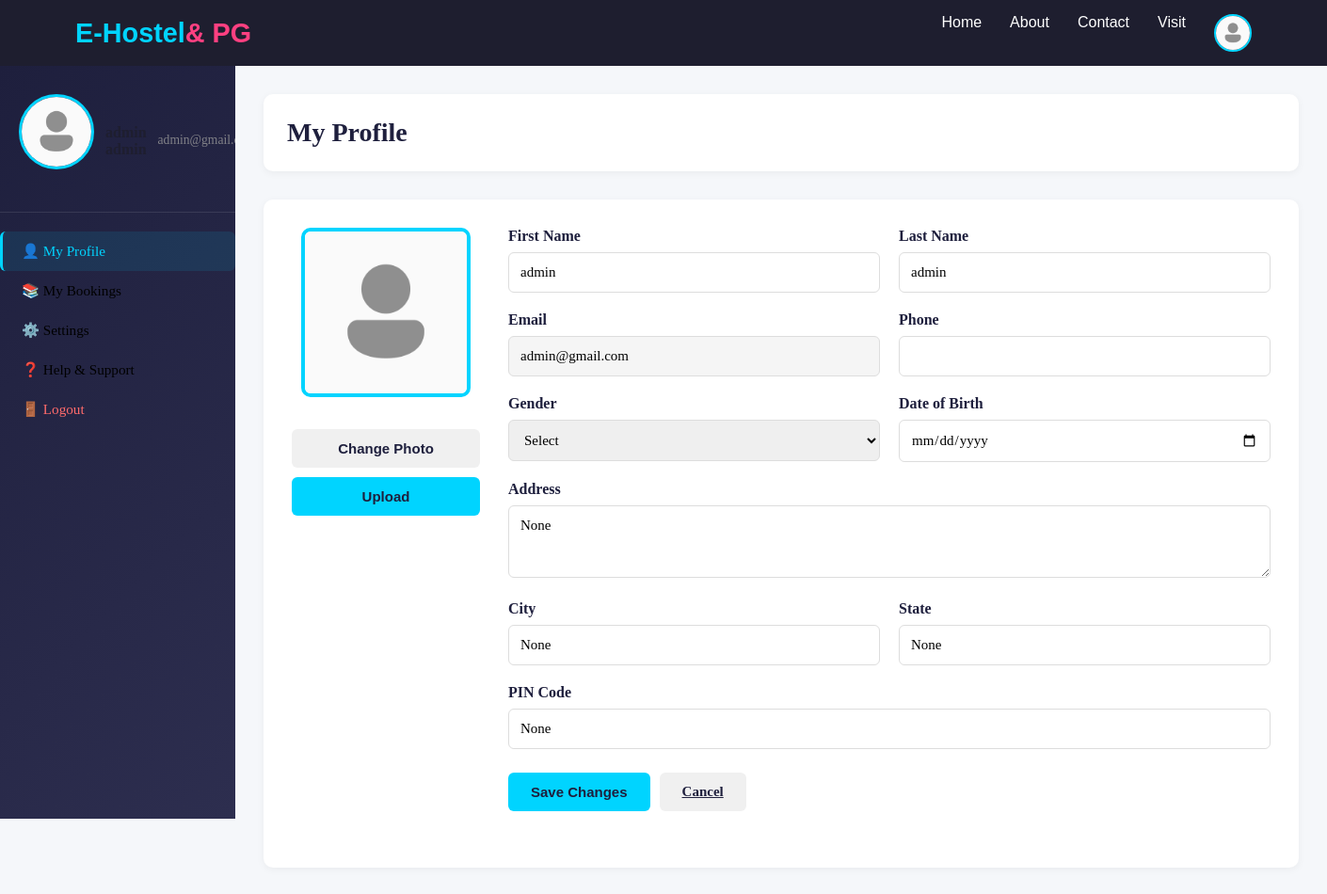
Before: /user/my-profile/ (signed in) with the older database file.
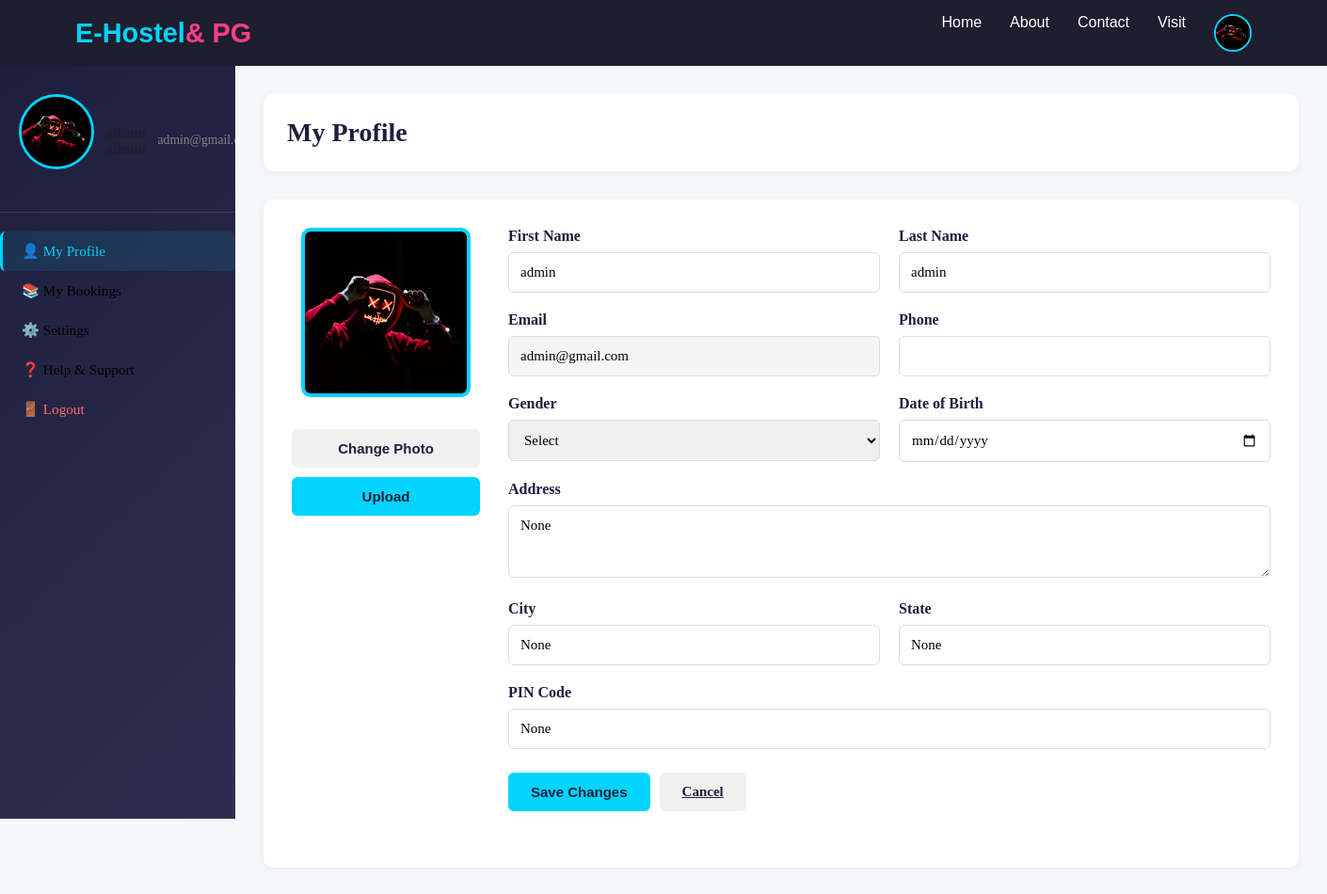
After: the same page with the newer database file.
### users/models.py (models this page shows, shortened)
class MyUser(AbstractBaseUser):
    email = models.EmailField(
        verbose_name="Email Address",
        max_length=255,
        unique=True,
    )
    username = models.CharField(max_length=50,unique=True)
    first_name = models.CharField(max_length=50)
    last_name = models.CharField(max_length=50)
    gender = models.CharField(max_length=30,blank=True,null=True, choices=[
        ('male','Male'),
        ('female','Female'),
    ])
    date_of_birth = models.DateField(blank=True, null=True)
    phone =  models.CharField(max_length=15,unique=True )
    profile_image = models.ImageField(upload_to='profile_images/', blank=True, null=True)
    is_owner = models.BooleanField(default=False)
    aadhar_card = models.CharField(max_length=20, unique=True, blank=True, null=True)
    address = models.TextField(blank=True, null=True)
    city = models.CharField(max_length=100, blank=True, null=True)
    state = models.CharField(max_length=100, blank=True, null=True)
    pin_code = models.CharField(max_length=10, blank=True, null=True)
    date_joined = models.DateTimeField(auto_now_add=True,blank=True)
    last_login = models.DateTimeField(auto_now_add=True)
    is_admin = models.BooleanField(default=False)
    is_staff = models.BooleanField(default=False)
    is_active = models.BooleanField(default=False)
    is_superadmin = models.BooleanField(default=False)
    objects = MyUserManager()
    USERNAME_FIELD = "email"
    REQUIRED_FIELDS = ["username","first_name", "last_name", "date_of_birth"]

### users/views.py (the view, shortened to what this page needs)
# urls.py: path('my-profile/', views.my_profile, name='my_profile'),
def my_profile(request):
    if not request.user.is_authenticated:
        return redirect('user_login')
    user = request.user
    context = {'user_obj': user, 'page': 'profile'}
    return render(request, 'users/dashboard/my_profile.html', context)

### users/context_processors.py (called while the page is built)
def booking_counts(request):
    pending = 0
    confirmed = 0
    user = getattr(request, 'user', None)
    if user and user.is_authenticated:
        pending = Booking.objects.filter(tenant=user, status='pending').count()
        confirmed = Booking.objects.filter(tenant=user, status='confirmed').count()
    return {
        'pending_bookings_count': pending,
        'confirmed_bookings_count': confirmed,
    }

### templates/users/dashboard/my_profile.html (shortened to what the changed rows need)
{% extends 'base.html' %}
{% load static %}
{% block content %}
<div class="dashboard-container">
  <aside class="sidebar">
    <div class="sidebar-header">
      {% if user_obj.profile_image %}
        <img src="{{ user_obj.profile_image.url }}" alt="Avatar" class="sidebar-avatar">
      {% else %}
        <img src="{% static 'images/user.png' %}" alt="Avatar" class="sidebar-avatar">
      {% endif %}
      <div class="sidebar-name">{{ user_obj.first_name }} {{ user_obj.last_name }}</div>
      <div class="sidebar-email">{{ user_obj.email }}</div>
    </div>
  </aside>
  <main class="main-content">
    <div class="content-header">
      <h2>My Profile</h2>
    </div>
    <div class="card">
      <div class="profile-section">
        <div class="profile-photo">
          {% if user_obj.profile_image %}
            <img id="profilePreview" src="{{ user_obj.profile_image.url }}" alt="Profile">
          {% else %}
            <img id="profilePreview" src="{% static 'images/user.png' %}" alt="Profile">
          {% endif %}
          <form method="post" enctype="multipart/form-data" id="photoForm" style="margin-top: 15px;">
            <button type="button" class="btn btn-secondary" style="width:100%; margin-bottom:10px;" onclick="document.getElementById('profileImageInput').click();">Change Photo</button>
            <button type="submit" form="photoForm" class="btn btn-primary" style="width:100%;">Upload</button>
          </form>
        </div>
        <div>
          <form method="post">
            <div class="form-row">
              <div class="form-group">
                <label>First Name</label>
                <input type="text" name="first_name" value="{{ user_obj.first_name }}" required>
              </div>
              <div class="form-group">
                <label>Last Name</label>
                <input type="text" name="last_name" value="{{ user_obj.last_name }}" required>
              </div>
            </div>
            <div class="form-row">
              <div class="form-group">
                <label>Email</label>
                <input type="email" value="{{ user_obj.email }}" readonly style="background: #f5f5f5;">
              </div>
            </div>
            <div class="form-row">
              <div class="form-group">
                <label>Date of Birth</label>
                <input type="date" name="date_of_birth" value="{{ user_obj.date_of_birth }}">
              </div>
            </div>
            <div class="form-group">
              <label>Address</label>
              <textarea name="address" rows="3">{{ user_obj.address }}</textarea>
            </div>
            <div class="form-row">
              <div class="form-group">
                <label>City</label>
                <input type="text" name="city" value="{{ user_obj.city }}">
              </div>
              <div class="form-group">
                <label>State</label>
                <input type="text" name="state" value="{{ user_obj.state }}">
              </div>
            </div>
            <div class="form-group">
              <label>PIN Code</label>
              <input type="text" name="pin_code" value="{{ user_obj.pin_code }}">
            </div>
          </form>
        </div>
      </div>
    </div>
  </main>
</div>
{% endblock %}

### templates/includes/nav.html (shortened to what this page needs)
{% load static %}
<nav class="navbar">
  <a class="logo" href="{% url 'home' %}">
    <div class="logo">E-Hostel<span>& PG</span></div>
  </a>
  <ul class="nav-links">
    {% if user.is_authenticated %}
      <li><a href="{% url 'home'%}">Home</a></li>
      <li><a href="{% url 'about' %}">About</a></li>
      <li><a href="{% url 'contact' %}">Contact</a></li>
      <li><a href="#">Visit</a></li>
      <li class="user-profile">
        <div class="profile-container" id="profileToggle">
          {% if user.profile_image %}
            <img src="{{ user.profile_image.url }}" alt="Profile" class="profile-img">
          {% else %}
            <img src="{% static 'images/user.png' %}" alt="Profile" class="profile-img">
          {% endif %}
        </div>
      </li>
    {% else %}
      <li><a href="{% url 'about' %}">About</a></li>
      <li><a href="{%url 'user_login'%}">Login</a></li>
      <li><a href="{%url 'signup'%}">Signup</a></li>
    {% endif %}
  </ul>
</nav>

Changed rows visible on the page:
changed MyUser "admin@gmail.com": profile_image: picture added
